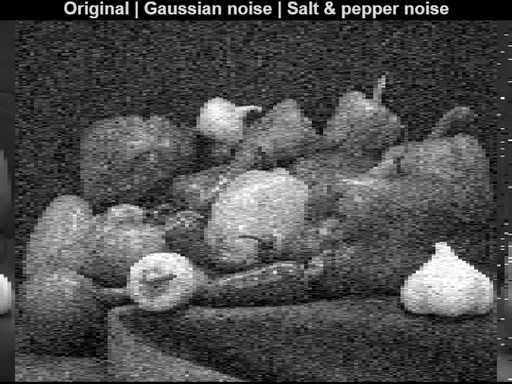
%> input picture Lab04-Noise-and-Filtering/figure_01.png (cropped and resized to the size of MATLAB's example picture), 512 x 384 px, given in place of peppers.png, which was not available
$ octave lab4_noise_and_filtering.m   (GNU Octave 9; MATLAB toolbox functions it lacks are replaced by stand-ins)
%> lines starting %> are read from the running program, lines starting %| are printed output that depends on the picture
%% Lab 4: Noise and Filtering
% Md Mohiuddin Mollah - Digital Signal Processing 2026
close all; clear; clc;
rng(1);   % added: fixed seed, so the numbers in the README can be reproduced
I = im2double(rgb2gray(imread('peppers.png')));
%> I: size 384x512 double; min 0, max 1, mean 0.305

%% 1) Add different noise types
I_gauss = imnoise(I,'gaussian',0,0.01);
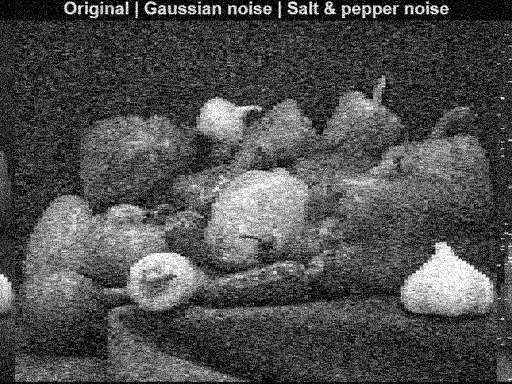
%> I_gauss: size 384x512 double; min 0, max 1, mean 0.308
I_sp = imnoise(I,'salt & pepper',0.05);
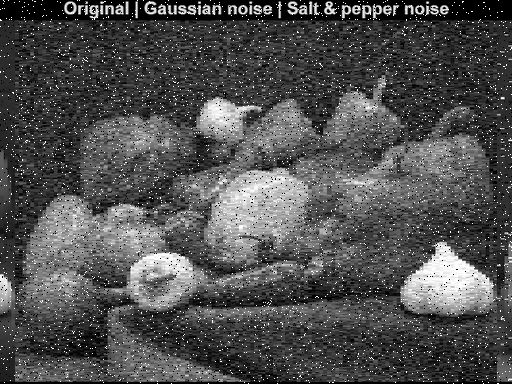
%> I_sp: size 384x512 double; min 0, max 1, mean 0.315
figure; montage({I, I_gauss, I_sp},'Size',[1 3]);
%> after `montage({I, I_gauss, I_sp},'Size',[1 3])`:
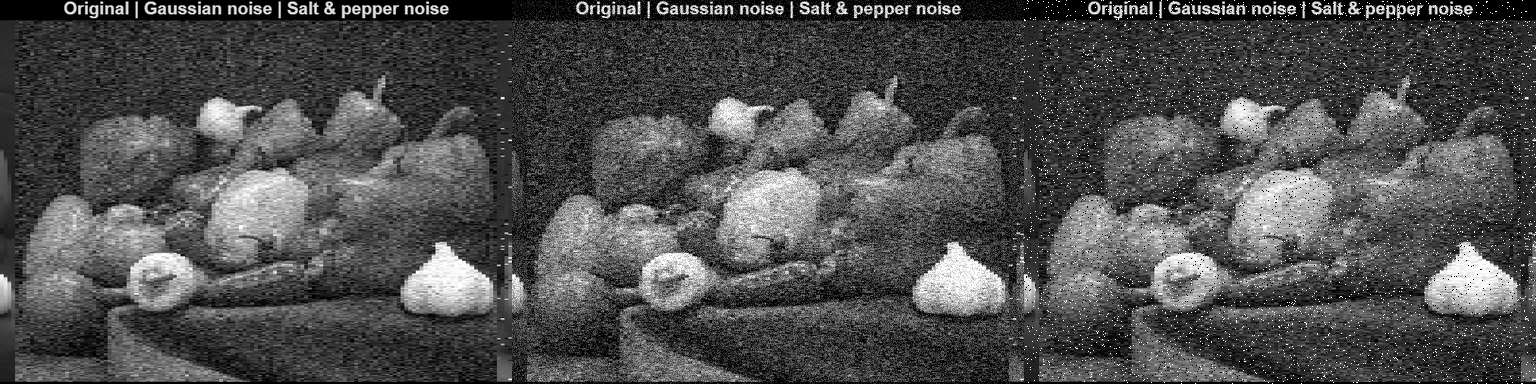
%> displayed picture: size 384x1536, on the screen's scale of 0 to 255; min 0, max 255, mean 78.9
title('Original | Gaussian noise | Salt & pepper noise');

%% 2) Compute simple quality metrics
MSE_gauss = immse(I_gauss, I);
%> MSE_gauss = 0.00918
MSE_sp = immse(I_sp, I);
%> MSE_sp = 0.0159
fprintf('MSE Gaussian: %.4f | MSE S&P: %.4f\n', MSE_gauss, MSE_sp);
%| MSE Gaussian: 0.0092 | MSE S&P: 0.0159

% SNR in dB = 10*log10(signal power / noise power) (added)
snr_db = @(X) 10*log10(mean(I(:).^2) / immse(X, I));
fprintf('SNR Gaussian: %.2f dB | SNR S&P: %.2f dB\n', snr_db(I_gauss), snr_db(I_sp));
%| SNR Gaussian: 11.67 dB | SNR S&P: 9.27 dB

%% 3) Linear filtering (mean, Gaussian)
h_avg = fspecial('average',3);
I_avg_gauss = imfilter(I_gauss,h_avg,'replicate');
I_avg_sp = imfilter(I_sp,h_avg,'replicate');
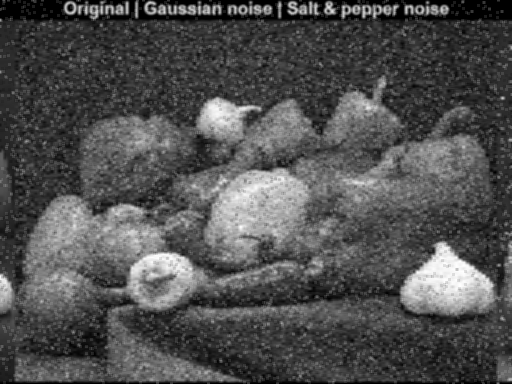
%> I_avg_sp: size 384x512 double; min 0, max 1, mean 0.315; mean of the top-left, top-right, bottom-left and bottom-right quarters 0.267, 0.289, 0.373, 0.33
h_gauss = fspecial('gaussian',[3 3],0.7);
I_gauss_gauss = imfilter(I_gauss,h_gauss,'replicate');

%% 4) Non-linear filtering (median)
I_med_gauss = medfilt2(I_gauss,[3 3]);
I_med_sp = medfilt2(I_sp,[3 3]);
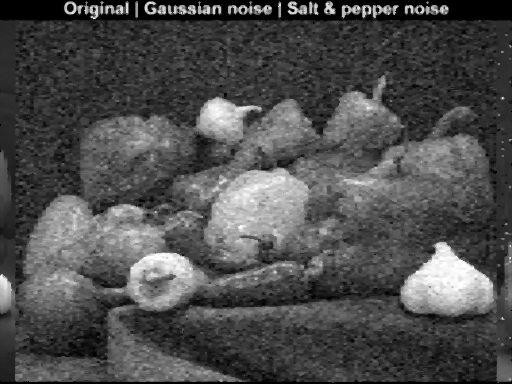
%> I_med_sp: size 384x512 double; min 0, max 1, mean 0.304
figure; montage({I_avg_sp, I_med_sp, I_avg_gauss, I_med_gauss},'Size',[2 2]);
%> after `montage({I_avg_sp, I_med_sp, I_avg_gauss, I_med_gauss},'Size',[2 2])`:
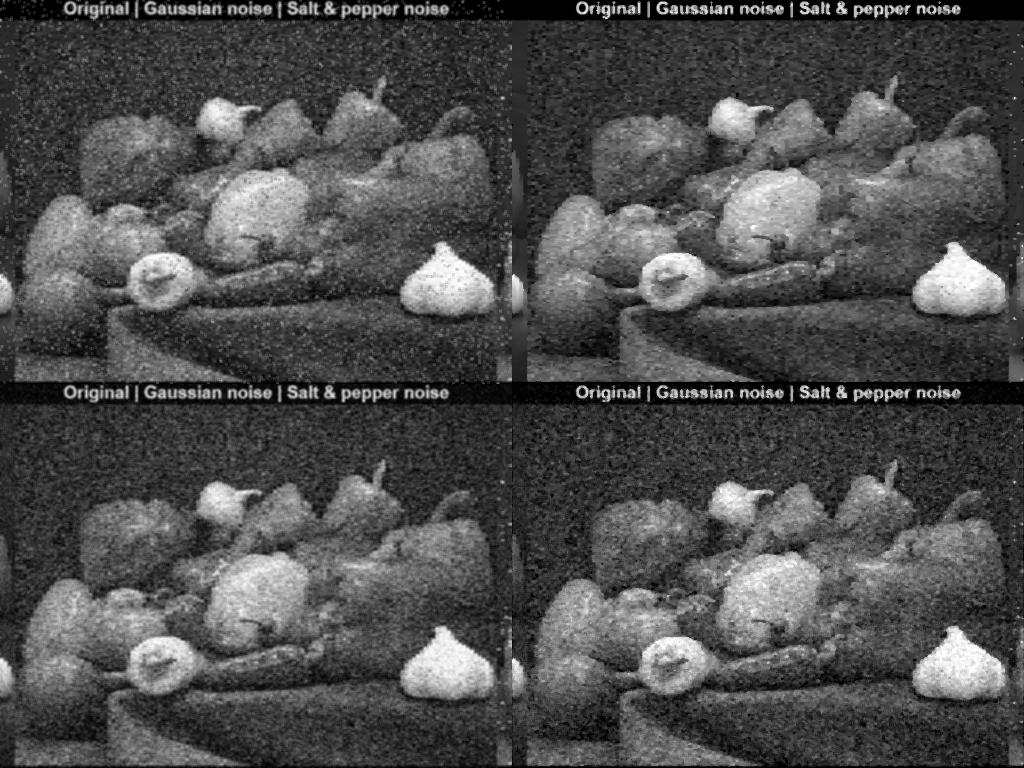
%> displayed picture: size 768x1024, on the screen's scale of 0 to 255; min 0, max 255, mean 78.6
title('Top: Avg vs Median (S&P) | Bottom: Avg vs Median (Gaussian)');

%% 5) Compare metrics after filtering
fprintf('After filtering, MSE S&P avg=%.4f, med=%.4f\n',...
    immse(I_avg_sp,I), immse(I_med_sp,I));
%| After filtering, MSE S&P avg=0.0052, med=0.0031

% Full table of MSE and SNR for every result (added)
names = {'Gaussian noise, no filter', 'Gaussian noise, mean 3x3', 'Gaussian noise, Gaussian 3x3', 'Gaussian noise, median 3x3', ...
         'S&P noise, no filter', 'S&P noise, mean 3x3', 'S&P noise, median 3x3'};
imgs = {I_gauss, I_avg_gauss, I_gauss_gauss, I_med_gauss, I_sp, I_avg_sp, I_med_sp};
%> imgs = 7 items
fprintf('\n%-30s %8s %9s\n', 'Image', 'MSE', 'SNR (dB)');
for k = 1:numel(imgs)
    fprintf('%-30s %8.4f %9.2f\n', names{k}, immse(imgs{k}, I), snr_db(imgs{k}));
end
%> this loop made 7 passes
%| Gaussian noise, no filter        0.0092     11.67
%| Gaussian noise, mean 3x3         0.0043     14.94
%| Gaussian noise, Gaussian 3x3     0.0032     16.24
%| Gaussian noise, median 3x3       0.0048     14.53
%| S&P noise, no filter             0.0159      9.27
%| S&P noise, mean 3x3              0.0052     14.15
%| S&P noise, median 3x3            0.0031     16.40

% Zoomed region to compare edge blur (added)
r = 150:249; c = 200:299;
figure; montage({I(r,c), I_sp(r,c), I_avg_sp(r,c), I_med_sp(r,c)},'Size',[1 4]);
%> after `montage({I(r,c), I_sp(r,c), I_avg_sp(r,c), I_med_sp(r,c)},'Size',[1 4]`:
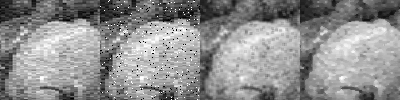
%> displayed picture: size 100x400, on the screen's scale of 0 to 255; min 0, max 255, mean 142.6
title('Zoom: Original | S&P noise | Mean 3x3 | Median 3x3');

%% 6) Reflections: see README.md

%% Save all figures as PNG files for the GitHub report (added)
figs = findobj('Type','figure');
for k = 1:numel(figs)
    exportgraphics(figs(k), sprintf('figure_%02d.png', figs(k).Number), 'Resolution', 150);
end

$ run again, on Lab04-Noise-and-Filtering/figure_02.png (cropped and resized to the size of MATLAB's example picture)
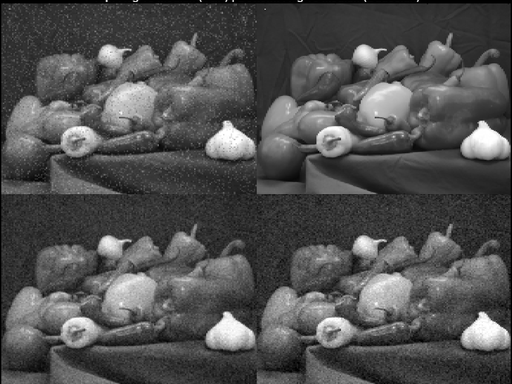
%> input picture Lab04-Noise-and-Filtering/figure_02.png (cropped and resized to the size of MATLAB's example picture), 512 x 384 px, given in place of peppers.png, which was not available
%> MSE_gauss = 0.00953
%> MSE_sp = 0.0156
%| MSE Gaussian: 0.0095 | MSE S&P: 0.0156
%| SNR Gaussian: 11.50 dB | SNR S&P: 9.36 dB
%> `montage({I_avg_sp, I_med_sp, I_avg_gauss, I_med_gauss},'Size',[2 2])`:
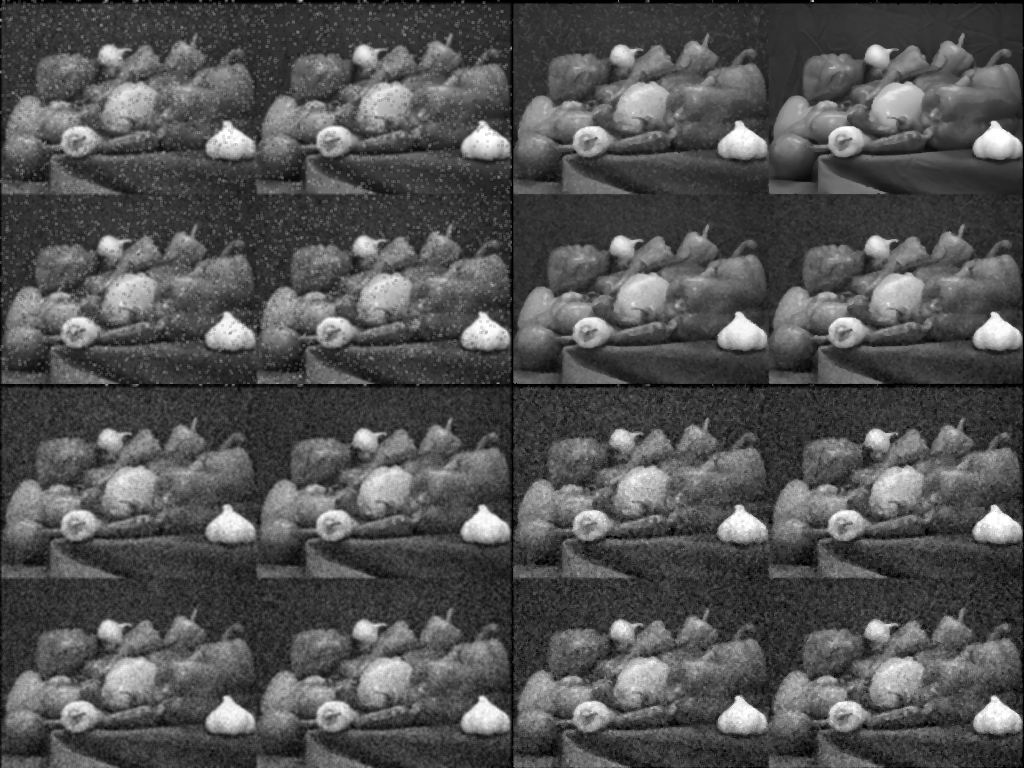
%> displayed picture: size 768x1024, on the screen's scale of 0 to 255; min 0, max 255, mean 81.6
%| After filtering, MSE S&P avg=0.0027, med=0.0007
%> imgs = 7 items
%> the loop `for k = 1:numel(imgs)` made 7 passes
%| Gaussian noise, no filter        0.0095     11.50
%| Gaussian noise, mean 3x3         0.0019     18.58
%| Gaussian noise, Gaussian 3x3     0.0021     18.02
%| Gaussian noise, median 3x3       0.0025     17.38
%| S&P noise, no filter             0.0156      9.36
%> (further printed lines are left out)
%> `montage({I(r,c), I_sp(r,c), I_avg_sp(r,c), I_med_sp(r,c)},'Size',[1 4]`:
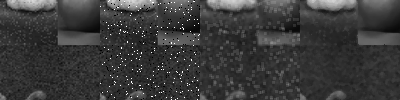
%> displayed picture: size 100x400, on the screen's scale of 0 to 255; min 0, max 255, mean 58.6

$ run again, on Lab04-Noise-and-Filtering/figure_03.png (cropped and resized to the size of MATLAB's example picture)
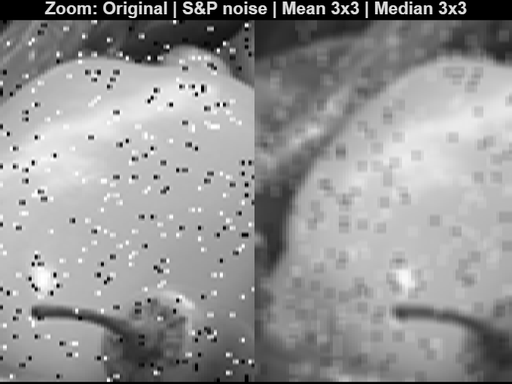
%> input picture Lab04-Noise-and-Filtering/figure_03.png (cropped and resized to the size of MATLAB's example picture), 512 x 384 px, given in place of peppers.png, which was not available
%> MSE_gauss = 0.0095
%> MSE_sp = 0.0155
%| MSE Gaussian: 0.0095 | MSE S&P: 0.0155
%| SNR Gaussian: 16.12 dB | SNR S&P: 14.00 dB
%> `montage({I_avg_sp, I_med_sp, I_avg_gauss, I_med_gauss},'Size',[2 2])`:
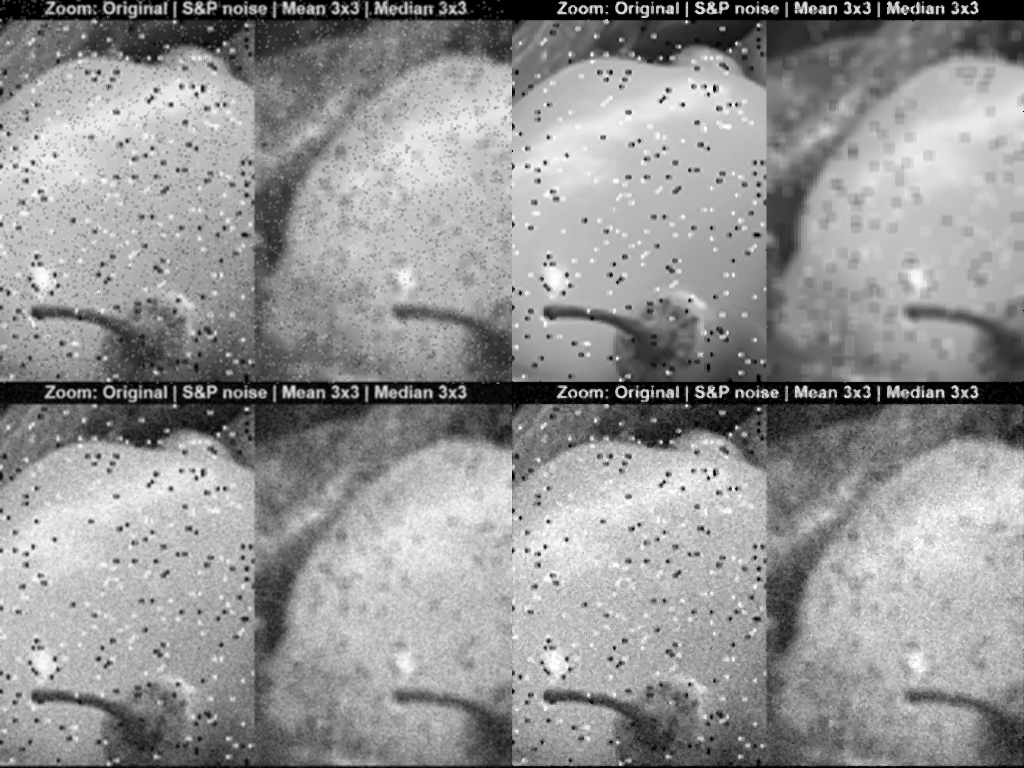
%> displayed picture: size 768x1024, on the screen's scale of 0 to 255; min 0, max 255, mean 147.6
%| After filtering, MSE S&P avg=0.0033, med=0.0011
%> imgs = 7 items
%> the loop `for k = 1:numel(imgs)` made 7 passes
%| Gaussian noise, no filter        0.0095     16.12
%| Gaussian noise, mean 3x3         0.0025     21.96
%| Gaussian noise, Gaussian 3x3     0.0024     22.10
%| Gaussian noise, median 3x3       0.0027     21.63
%| S&P noise, no filter             0.0155     14.00
%> (further printed lines are left out)
%> `montage({I(r,c), I_sp(r,c), I_avg_sp(r,c), I_med_sp(r,c)},'Size',[1 4]`:
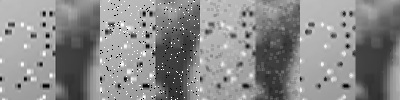
%> displayed picture: size 100x400, on the screen's scale of 0 to 255; min 0, max 255, mean 137.3
